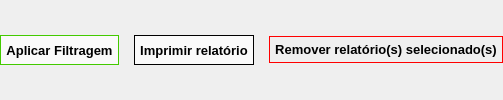
               <widget class="QFrame" name="frame_147">
                <property name="minimumSize">
                 <size>
                  <width>0</width>
                  <height>26</height>
                 </size>
                </property>
                <property name="font">
                 <font>
                  <family>Segoe UI</family>
                 </font>
                </property>
                <property name="frameShape">
                 <enum>QFrame::NoFrame</enum>
                </property>
                <property name="frameShadow">
                 <enum>QFrame::Raised</enum>
                </property>
                <layout class="QHBoxLayout" name="horizontalLayout_37">
                 <property name="spacing">
                  <number>15</number>
                 </property>
                 <property name="leftMargin">
                  <number>0</number>
                 </property>
                 <property name="topMargin">
                  <number>0</number>
                 </property>
                 <property name="rightMargin">
                  <number>0</number>
                 </property>
                 <property name="bottomMargin">
                  <number>0</number>
                 </property>
                 <item>
                  <widget class="QPushButton" name="btn_Aplicar_filtro_geral_6">
                   <property name="maximumSize">
                    <size>
                     <width>5000</width>
                     <height>30</height>
                    </size>
                   </property>
                   <property name="font">
                    <font>
                     <family>Segoe UI</family>
                     <pointsize>10</pointsize>
                     <weight>75</weight>
                     <bold>true</bold>
                    </font>
                   </property>
                   <property name="cursor">
                    <cursorShape>PointingHandCursor</cursorShape>
                   </property>
                   <property name="styleSheet">
                    <string notr="true">QPushButton{
	background-color: rgb(250, 250, 250);
	border:1px solid rgb(67, 202, 0);
	padding:5px
}
QPushButton::hover{
	color: rgb(15, 202, 2)
}</string>
                   </property>
                   <property name="text">
                    <string>Aplicar Filtragem</string>
                   </property>
                   <property name="icon">
                    <iconset resource="Resources/resources.qrc">
                     <normaloff>:/icons/filter-solid.svg</normaloff>:/icons/filter-solid.svg</iconset>
                   </property>
                  </widget>
                 </item>
                 <item>
                  <widget class="QPushButton" name="btn_inprimir_6">
                   <property name="maximumSize">
                    <size>
                     <width>5000</width>
                     <height>30</height>
                    </size>
                   </property>
                   <property name="font">
                    <font>
                     <family>Segoe UI</family>
                     <pointsize>10</pointsize>
                     <weight>75</weight>
                     <bold>true</bold>
                    </font>
                   </property>
                   <property name="cursor">
                    <cursorShape>PointingHandCursor</cursorShape>
                   </property>
                   <property name="styleSheet">
                    <string notr="true">QPushButton{
	background-color: rgb(250, 250, 250);
	border:1px solid;
	padding:5px

}

QPushButton:hover{
	background-color: rgb(209, 209, 209);
}</string>
                   </property>
                   <property name="text">
                    <string>Imprimir relatório</string>
                   </property>
                   <property name="icon">
                    <iconset resource="Resources/resources.qrc">
                     <normaloff>:/icons/print-solid.svg</normaloff>:/icons/print-solid.svg</iconset>
                   </property>
                  </widget>
                 </item>
                 <item>
                  <widget class="QPushButton" name="pushButton_6">
                   <property name="maximumSize">
                    <size>
                     <width>5000</width>
                     <height>16777215</height>
                    </size>
                   </property>
                   <property name="font">
                    <font>
                     <family>Segoe UI</family>
                     <pointsize>10</pointsize>
                     <weight>75</weight>
                     <bold>true</bold>
                    </font>
                   </property>
                   <property name="cursor">
                    <cursorShape>PointingHandCursor</cursorShape>
                   </property>
                   <property name="styleSheet">
                    <string notr="true">QPushButton{
border:1px solid red;
padding:5px
}

QPushButton:hover{

	background-color: rgb(255, 135, 135);
}</string>
                   </property>
                   <property name="text">
                    <string>Remover relatório(s) selecionado(s)</string>
                   </property>
                   <property name="icon">
                    <iconset resource="Resources/resources.qrc">
                     <normaloff>:/icons/trash-can-solid.svg</normaloff>:/icons/trash-can-solid.svg</iconset>
                   </property>
                  </widget>
                 </item>
                </layout>
               </widget>
